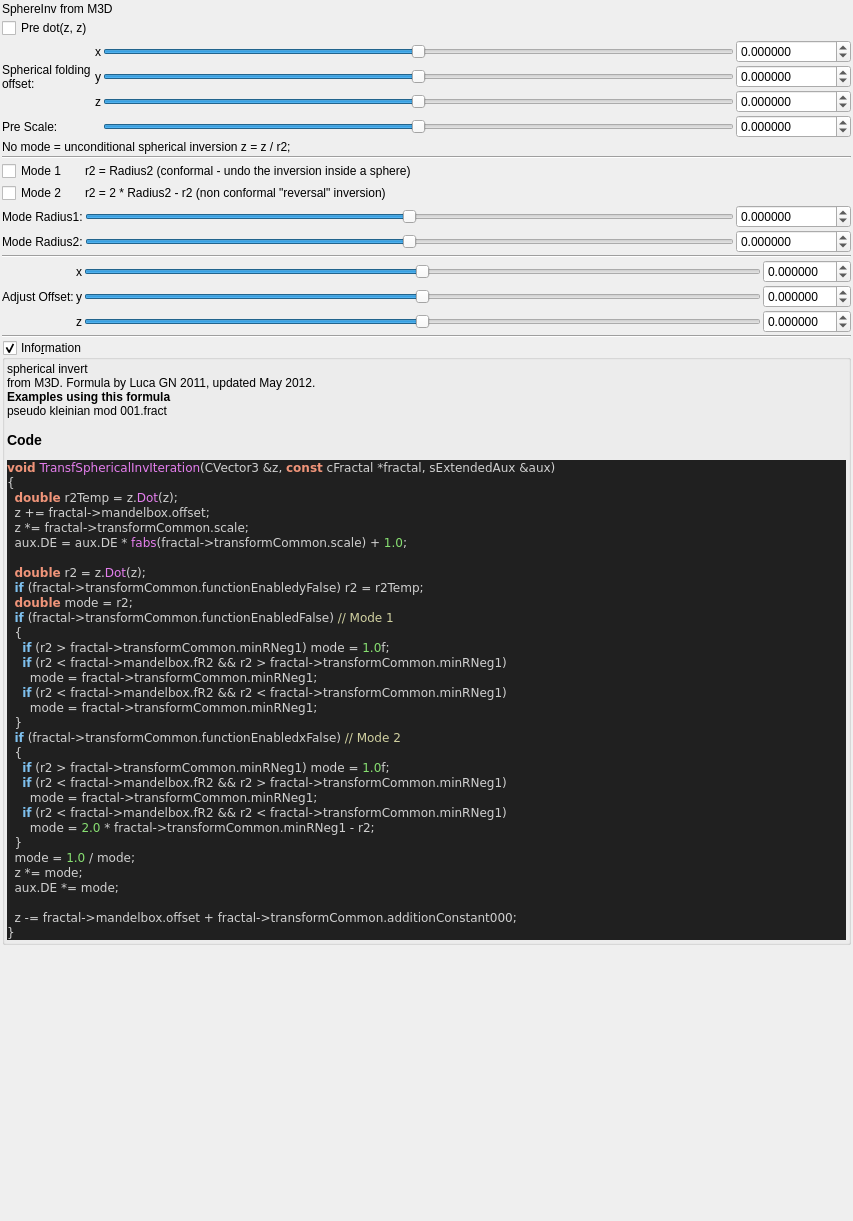
 <widget class="QWidget" name="Form">
  <property name="geometry">
   <rect>
    <x>0</x>
    <y>0</y>
    <width>853</width>
    <height>1221</height>
   </rect>
  </property>
  <property name="windowTitle">
   <string notr="true">transf_spherical_inv</string>
  </property>
  <layout class="QVBoxLayout" name="verticalLayout">
   <property name="spacing">
    <number>2</number>
   </property>
   <property name="leftMargin">
    <number>2</number>
   </property>
   <property name="topMargin">
    <number>2</number>
   </property>
   <property name="rightMargin">
    <number>2</number>
   </property>
   <property name="bottomMargin">
    <number>2</number>
   </property>
   <item>
    <widget class="QLabel" name="label_17">
     <property name="text">
      <string>SphereInv from M3D</string>
     </property>
    </widget>
   </item>
   <item>
    <layout class="QGridLayout" name="gridLayout_16">
     <property name="spacing">
      <number>2</number>
     </property>
     <item row="4" column="3">
      <widget class="MyDoubleSpinBox" name="spinbox3_mandelbox_offset_y">
       <property name="sizePolicy">
        <sizepolicy hsizetype="Minimum" vsizetype="Maximum">
         <horstretch>0</horstretch>
         <verstretch>0</verstretch>
        </sizepolicy>
       </property>
       <property name="prefix">
        <string/>
       </property>
       <property name="suffix">
        <string/>
       </property>
       <property name="decimals">
        <number>6</number>
       </property>
       <property name="minimum">
        <double>-100.000000000000000</double>
       </property>
       <property name="maximum">
        <double>100.000000000000000</double>
       </property>
       <property name="singleStep">
        <double>0.100000000000000</double>
       </property>
      </widget>
     </item>
     <item row="3" column="3">
      <widget class="MyDoubleSpinBox" name="spinbox3_mandelbox_offset_x">
       <property name="sizePolicy">
        <sizepolicy hsizetype="Minimum" vsizetype="Maximum">
         <horstretch>0</horstretch>
         <verstretch>0</verstretch>
        </sizepolicy>
       </property>
       <property name="prefix">
        <string/>
       </property>
       <property name="suffix">
        <string/>
       </property>
       <property name="decimals">
        <number>6</number>
       </property>
       <property name="minimum">
        <double>-100.000000000000000</double>
       </property>
       <property name="maximum">
        <double>100.000000000000000</double>
       </property>
       <property name="singleStep">
        <double>0.100000000000000</double>
       </property>
      </widget>
     </item>
     <item row="3" column="0" rowspan="3">
      <widget class="QLabel" name="label_15">
       <property name="text">
        <string>Spherical folding
offset:</string>
       </property>
      </widget>
     </item>
     <item row="5" column="2">
      <widget class="QSlider" name="slider3_mandelbox_offset_z">
       <property name="sizePolicy">
        <sizepolicy hsizetype="Expanding" vsizetype="Maximum">
         <horstretch>0</horstretch>
         <verstretch>0</verstretch>
        </sizepolicy>
       </property>
       <property name="minimum">
        <number>-5000000</number>
       </property>
       <property name="maximum">
        <number>5000000</number>
       </property>
       <property name="singleStep">
        <number>1</number>
       </property>
       <property name="orientation">
        <enum>Qt::Horizontal</enum>
       </property>
      </widget>
     </item>
     <item row="6" column="3">
      <widget class="MyDoubleSpinBox" name="spinbox_transf_scale">
       <property name="sizePolicy">
        <sizepolicy hsizetype="Minimum" vsizetype="Maximum">
         <horstretch>0</horstretch>
         <verstretch>0</verstretch>
        </sizepolicy>
       </property>
       <property name="prefix">
        <string/>
       </property>
       <property name="suffix">
        <string/>
       </property>
       <property name="decimals">
        <number>6</number>
       </property>
       <property name="minimum">
        <double>-100000.000000000000000</double>
       </property>
       <property name="maximum">
        <double>100000.000000000000000</double>
       </property>
       <property name="singleStep">
        <double>0.100000000000000</double>
       </property>
      </widget>
     </item>
     <item row="3" column="2">
      <widget class="QSlider" name="slider3_mandelbox_offset_x">
       <property name="sizePolicy">
        <sizepolicy hsizetype="Expanding" vsizetype="Maximum">
         <horstretch>0</horstretch>
         <verstretch>0</verstretch>
        </sizepolicy>
       </property>
       <property name="minimum">
        <number>-5000000</number>
       </property>
       <property name="maximum">
        <number>5000000</number>
       </property>
       <property name="singleStep">
        <number>1</number>
       </property>
       <property name="orientation">
        <enum>Qt::Horizontal</enum>
       </property>
      </widget>
     </item>
     <item row="5" column="1">
      <widget class="QLabel" name="label_117">
       <property name="sizePolicy">
        <sizepolicy hsizetype="Preferred" vsizetype="Preferred">
         <horstretch>0</horstretch>
         <verstretch>0</verstretch>
        </sizepolicy>
       </property>
       <property name="text">
        <string notr="true">z</string>
       </property>
       <property name="alignment">
        <set>Qt::AlignRight|Qt::AlignTrailing|Qt::AlignVCenter</set>
       </property>
      </widget>
     </item>
     <item row="4" column="1">
      <widget class="QLabel" name="label_116">
       <property name="sizePolicy">
        <sizepolicy hsizetype="Preferred" vsizetype="Preferred">
         <horstretch>0</horstretch>
         <verstretch>0</verstretch>
        </sizepolicy>
       </property>
       <property name="text">
        <string notr="true">y</string>
       </property>
       <property name="alignment">
        <set>Qt::AlignRight|Qt::AlignTrailing|Qt::AlignVCenter</set>
       </property>
      </widget>
     </item>
     <item row="3" column="1">
      <widget class="QLabel" name="label_115">
       <property name="sizePolicy">
        <sizepolicy hsizetype="Preferred" vsizetype="Preferred">
         <horstretch>0</horstretch>
         <verstretch>0</verstretch>
        </sizepolicy>
       </property>
       <property name="text">
        <string notr="true">x</string>
       </property>
       <property name="alignment">
        <set>Qt::AlignRight|Qt::AlignTrailing|Qt::AlignVCenter</set>
       </property>
      </widget>
     </item>
     <item row="6" column="0">
      <widget class="QLabel" name="label_18">
       <property name="text">
        <string>Pre Scale:</string>
       </property>
      </widget>
     </item>
     <item row="6" column="2">
      <widget class="QSlider" name="slider_transf_scale">
       <property name="sizePolicy">
        <sizepolicy hsizetype="Expanding" vsizetype="Maximum">
         <horstretch>0</horstretch>
         <verstretch>0</verstretch>
        </sizepolicy>
       </property>
       <property name="minimum">
        <number>-20000000</number>
       </property>
       <property name="maximum">
        <number>20000000</number>
       </property>
       <property name="value">
        <number>0</number>
       </property>
       <property name="sliderPosition">
        <number>0</number>
       </property>
       <property name="orientation">
        <enum>Qt::Horizontal</enum>
       </property>
      </widget>
     </item>
     <item row="4" column="2">
      <widget class="QSlider" name="slider3_mandelbox_offset_y">
       <property name="sizePolicy">
        <sizepolicy hsizetype="Expanding" vsizetype="Maximum">
         <horstretch>0</horstretch>
         <verstretch>0</verstretch>
        </sizepolicy>
       </property>
       <property name="minimum">
        <number>-5000000</number>
       </property>
       <property name="maximum">
        <number>5000000</number>
       </property>
       <property name="singleStep">
        <number>1</number>
       </property>
       <property name="orientation">
        <enum>Qt::Horizontal</enum>
       </property>
      </widget>
     </item>
     <item row="5" column="3">
      <widget class="MyDoubleSpinBox" name="spinbox3_mandelbox_offset_z">
       <property name="sizePolicy">
        <sizepolicy hsizetype="Minimum" vsizetype="Maximum">
         <horstretch>0</horstretch>
         <verstretch>0</verstretch>
        </sizepolicy>
       </property>
       <property name="prefix">
        <string/>
       </property>
       <property name="suffix">
        <string/>
       </property>
       <property name="decimals">
        <number>6</number>
       </property>
       <property name="minimum">
        <double>-100.000000000000000</double>
       </property>
       <property name="maximum">
        <double>100.000000000000000</double>
       </property>
       <property name="singleStep">
        <double>0.100000000000000</double>
       </property>
      </widget>
     </item>
     <item row="0" column="0">
      <widget class="QCheckBox" name="checkBox_transf_function_enabledy_false">
       <property name="text">
        <string>Pre dot(z, z)</string>
       </property>
      </widget>
     </item>
    </layout>
   </item>
   <item>
    <widget class="QLabel" name="label_19">
     <property name="text">
      <string>No mode = unconditional spherical inversion z = z / r2;</string>
     </property>
    </widget>
   </item>
   <item>
    <widget class="Line" name="line_23">
     <property name="orientation">
      <enum>Qt::Horizontal</enum>
     </property>
    </widget>
   </item>
   <item>
    <layout class="QGridLayout" name="gridLayout_2">
     <item row="1" column="1">
      <widget class="QLabel" name="label_48">
       <property name="text">
        <string>r2 = 2 * Radius2 - r2 (non conformal &quot;reversal&quot; inversion)</string>
       </property>
      </widget>
     </item>
     <item row="3" column="2">
      <widget class="MyDoubleSpinBox" name="spinbox_transf_minimum_radius_neg1">
       <property name="sizePolicy">
        <sizepolicy hsizetype="Minimum" vsizetype="Maximum">
         <horstretch>0</horstretch>
         <verstretch>0</verstretch>
        </sizepolicy>
       </property>
       <property name="prefix">
        <string/>
       </property>
       <property name="suffix">
        <string/>
       </property>
       <property name="decimals">
        <number>6</number>
       </property>
       <property name="minimum">
        <double>-100000.000000000000000</double>
       </property>
       <property name="maximum">
        <double>100000.000000000000000</double>
       </property>
       <property name="singleStep">
        <double>0.100000000000000</double>
       </property>
      </widget>
     </item>
     <item row="3" column="0">
      <widget class="QLabel" name="label_47">
       <property name="text">
        <string>Mode Radius2:</string>
       </property>
      </widget>
     </item>
     <item row="2" column="1">
      <widget class="QSlider" name="slider_mandelbox_folding_fixed_radius">
       <property name="sizePolicy">
        <sizepolicy hsizetype="Expanding" vsizetype="Maximum">
         <horstretch>0</horstretch>
         <verstretch>0</verstretch>
        </sizepolicy>
       </property>
       <property name="minimum">
        <number>-5000000</number>
       </property>
       <property name="maximum">
        <number>5000000</number>
       </property>
       <property name="value">
        <number>0</number>
       </property>
       <property name="sliderPosition">
        <number>0</number>
       </property>
       <property name="orientation">
        <enum>Qt::Horizontal</enum>
       </property>
      </widget>
     </item>
     <item row="2" column="2">
      <widget class="MyDoubleSpinBox" name="spinbox_mandelbox_folding_fixed_radius">
       <property name="sizePolicy">
        <sizepolicy hsizetype="Minimum" vsizetype="Maximum">
         <horstretch>0</horstretch>
         <verstretch>0</verstretch>
        </sizepolicy>
       </property>
       <property name="prefix">
        <string/>
       </property>
       <property name="suffix">
        <string/>
       </property>
       <property name="decimals">
        <number>6</number>
       </property>
       <property name="minimum">
        <double>-100000.000000000000000</double>
       </property>
       <property name="maximum">
        <double>100000.000000000000000</double>
       </property>
       <property name="singleStep">
        <double>0.100000000000000</double>
       </property>
      </widget>
     </item>
     <item row="3" column="1">
      <widget class="QSlider" name="slider_transf_minimum_radius_neg1">
       <property name="sizePolicy">
        <sizepolicy hsizetype="Expanding" vsizetype="Maximum">
         <horstretch>0</horstretch>
         <verstretch>0</verstretch>
        </sizepolicy>
       </property>
       <property name="minimum">
        <number>-5000000</number>
       </property>
       <property name="maximum">
        <number>5000000</number>
       </property>
       <property name="value">
        <number>0</number>
       </property>
       <property name="sliderPosition">
        <number>0</number>
       </property>
       <property name="orientation">
        <enum>Qt::Horizontal</enum>
       </property>
      </widget>
     </item>
     <item row="2" column="0">
      <widget class="QLabel" name="label_16">
       <property name="text">
        <string>Mode Radius1:</string>
       </property>
      </widget>
     </item>
     <item row="0" column="0">
      <widget class="QCheckBox" name="checkBox_transf_function_enabled_false">
       <property name="text">
        <string>Mode 1</string>
       </property>
      </widget>
     </item>
     <item row="0" column="1">
      <widget class="QLabel" name="label_20">
       <property name="text">
        <string>r2 = Radius2 (conformal - undo the inversion inside a sphere)</string>
       </property>
      </widget>
     </item>
     <item row="1" column="0">
      <widget class="QCheckBox" name="checkBox_transf_function_enabledx_false">
       <property name="text">
        <string>Mode 2</string>
       </property>
      </widget>
     </item>
     <item row="4" column="0" colspan="3">
      <widget class="Line" name="line_24">
       <property name="orientation">
        <enum>Qt::Horizontal</enum>
       </property>
      </widget>
     </item>
    </layout>
   </item>
   <item>
    <layout class="QGridLayout" name="gridLayout_34">
     <property name="spacing">
      <number>2</number>
     </property>
     <item row="1" column="0">
      <widget class="QLabel" name="label_256">
       <property name="text">
        <string>Adjust Offset:</string>
       </property>
      </widget>
     </item>
     <item row="0" column="1">
      <widget class="QLabel" name="label_121">
       <property name="text">
        <string notr="true">x</string>
       </property>
      </widget>
     </item>
     <item row="1" column="1">
      <widget class="QLabel" name="label_122">
       <property name="text">
        <string notr="true">y</string>
       </property>
      </widget>
     </item>
     <item row="2" column="1">
      <widget class="QLabel" name="label_123">
       <property name="text">
        <string notr="true">z</string>
       </property>
      </widget>
     </item>
     <item row="0" column="3">
      <widget class="MyDoubleSpinBox" name="spinbox3_transf_addition_constant_x">
       <property name="sizePolicy">
        <sizepolicy hsizetype="Minimum" vsizetype="Maximum">
         <horstretch>0</horstretch>
         <verstretch>0</verstretch>
        </sizepolicy>
       </property>
       <property name="prefix">
        <string/>
       </property>
       <property name="suffix">
        <string/>
       </property>
       <property name="decimals">
        <number>6</number>
       </property>
       <property name="minimum">
        <double>-99.989999999999995</double>
       </property>
       <property name="maximum">
        <double>99.989999999999995</double>
       </property>
       <property name="singleStep">
        <double>0.100000000000000</double>
       </property>
      </widget>
     </item>
     <item row="1" column="3">
      <widget class="MyDoubleSpinBox" name="spinbox3_transf_addition_constant_y">
       <property name="sizePolicy">
        <sizepolicy hsizetype="Minimum" vsizetype="Maximum">
         <horstretch>0</horstretch>
         <verstretch>0</verstretch>
        </sizepolicy>
       </property>
       <property name="prefix">
        <string/>
       </property>
       <property name="suffix">
        <string/>
       </property>
       <property name="decimals">
        <number>6</number>
       </property>
       <property name="minimum">
        <double>-99.989999999999995</double>
       </property>
       <property name="maximum">
        <double>99.989999999999995</double>
       </property>
       <property name="singleStep">
        <double>0.100000000000000</double>
       </property>
      </widget>
     </item>
     <item row="2" column="3">
      <widget class="MyDoubleSpinBox" name="spinbox3_transf_addition_constant_z">
       <property name="sizePolicy">
        <sizepolicy hsizetype="Minimum" vsizetype="Maximum">
         <horstretch>0</horstretch>
         <verstretch>0</verstretch>
        </sizepolicy>
       </property>
       <property name="prefix">
        <string/>
       </property>
       <property name="suffix">
        <string/>
       </property>
       <property name="decimals">
        <number>6</number>
       </property>
       <property name="minimum">
        <double>-99.989999999999995</double>
       </property>
       <property name="maximum">
        <double>99.989999999999995</double>
       </property>
       <property name="singleStep">
        <double>0.100000000000000</double>
       </property>
      </widget>
     </item>
     <item row="0" column="2">
      <widget class="QSlider" name="slider3_transf_addition_constant_x">
       <property name="sizePolicy">
        <sizepolicy hsizetype="Preferred" vsizetype="Preferred">
         <horstretch>0</horstretch>
         <verstretch>0</verstretch>
        </sizepolicy>
       </property>
       <property name="minimum">
        <number>-5000000</number>
       </property>
       <property name="maximum">
        <number>5000000</number>
       </property>
       <property name="singleStep">
        <number>1</number>
       </property>
       <property name="orientation">
        <enum>Qt::Horizontal</enum>
       </property>
      </widget>
     </item>
     <item row="1" column="2">
      <widget class="QSlider" name="slider3_transf_addition_constant_y">
       <property name="sizePolicy">
        <sizepolicy hsizetype="Expanding" vsizetype="Maximum">
         <horstretch>0</horstretch>
         <verstretch>0</verstretch>
        </sizepolicy>
       </property>
       <property name="minimum">
        <number>-5000000</number>
       </property>
       <property name="maximum">
        <number>5000000</number>
       </property>
       <property name="singleStep">
        <number>1</number>
       </property>
       <property name="orientation">
        <enum>Qt::Horizontal</enum>
       </property>
      </widget>
     </item>
     <item row="2" column="2">
      <widget class="QSlider" name="slider3_transf_addition_constant_z">
       <property name="sizePolicy">
        <sizepolicy hsizetype="Expanding" vsizetype="Maximum">
         <horstretch>0</horstretch>
         <verstretch>0</verstretch>
        </sizepolicy>
       </property>
       <property name="minimum">
        <number>-5000000</number>
       </property>
       <property name="maximum">
        <number>5000000</number>
       </property>
       <property name="singleStep">
        <number>1</number>
       </property>
       <property name="orientation">
        <enum>Qt::Horizontal</enum>
       </property>
      </widget>
     </item>
     <item row="3" column="0" colspan="4">
      <widget class="Line" name="line_22">
       <property name="orientation">
        <enum>Qt::Horizontal</enum>
       </property>
      </widget>
     </item>
    </layout>
   </item>
   <item>
    <widget class="MyGroupBox" name="groupCheck_info">
     <property name="title">
      <string>Info&amp;rmation</string>
     </property>
     <property name="flat">
      <bool>false</bool>
     </property>
     <property name="checkable">
      <bool>true</bool>
     </property>
     <layout class="QVBoxLayout" name="verticalLayout_2">
      <property name="spacing">
       <number>2</number>
      </property>
      <property name="leftMargin">
       <number>2</number>
      </property>
      <property name="topMargin">
       <number>2</number>
      </property>
      <property name="rightMargin">
       <number>2</number>
      </property>
      <property name="bottomMargin">
       <number>2</number>
      </property>
      <item>
       <widget class="QLabel" name="label_code_content">
        <property name="text">
         <string notr="true">&lt;p&gt;spherical invert&lt;br&gt;from M3D. Formula by Luca GN 2011, updated May 2012.&lt;/p&gt;&lt;table&gt;
&lt;/table&gt;
&lt;br&gt;&lt;b&gt;Examples using this formula&lt;/b&gt;&lt;br&gt;pseudo kleinian mod 001.fract&lt;h3&gt;Code&lt;/h3&gt;
&lt;body style=&quot;background-color:#202020&quot;&gt;
&lt;pre style=&quot;color:#d0d0d0; background-color:#202020;  font-family:'Courier New',monospace;&quot;&gt;&lt;span style=&quot;color:#f09479; font-weight:bold&quot;&gt;void&lt;/span&gt; &lt;span style=&quot;color:#e47eed&quot;&gt;TransfSphericalInvIteration&lt;/span&gt;&lt;span style=&quot;color:#d0d0d0&quot;&gt;(&lt;/span&gt;CVector3 &lt;span style=&quot;color:#d0d0d0&quot;&gt;&amp;amp;&lt;/span&gt;z&lt;span style=&quot;color:#d0d0d0&quot;&gt;,&lt;/span&gt; &lt;span style=&quot;color:#f09479; font-weight:bold&quot;&gt;const&lt;/span&gt; cFractal &lt;span style=&quot;color:#d0d0d0&quot;&gt;*&lt;/span&gt;fractal&lt;span style=&quot;color:#d0d0d0&quot;&gt;,&lt;/span&gt; sExtendedAux &lt;span style=&quot;color:#d0d0d0&quot;&gt;&amp;amp;&lt;/span&gt;aux&lt;span style=&quot;color:#d0d0d0&quot;&gt;)&lt;/span&gt;
&lt;span style=&quot;color:#d0d0d0&quot;&gt;{&lt;/span&gt;
  &lt;span style=&quot;color:#f09479; font-weight:bold&quot;&gt;double&lt;/span&gt; r2Temp &lt;span style=&quot;color:#d0d0d0&quot;&gt;=&lt;/span&gt; z&lt;span style=&quot;color:#d0d0d0&quot;&gt;.&lt;/span&gt;&lt;span style=&quot;color:#e47eed&quot;&gt;Dot&lt;/span&gt;&lt;span style=&quot;color:#d0d0d0&quot;&gt;(&lt;/span&gt;z&lt;span style=&quot;color:#d0d0d0&quot;&gt;);&lt;/span&gt;
  z &lt;span style=&quot;color:#d0d0d0&quot;&gt;+=&lt;/span&gt; fractal&lt;span style=&quot;color:#d0d0d0&quot;&gt;-&amp;gt;&lt;/span&gt;mandelbox&lt;span style=&quot;color:#d0d0d0&quot;&gt;.&lt;/span&gt;offset&lt;span style=&quot;color:#d0d0d0&quot;&gt;;&lt;/span&gt;
  z &lt;span style=&quot;color:#d0d0d0&quot;&gt;*=&lt;/span&gt; fractal&lt;span style=&quot;color:#d0d0d0&quot;&gt;-&amp;gt;&lt;/span&gt;transformCommon&lt;span style=&quot;color:#d0d0d0&quot;&gt;.&lt;/span&gt;scale&lt;span style=&quot;color:#d0d0d0&quot;&gt;;&lt;/span&gt;
  aux&lt;span style=&quot;color:#d0d0d0&quot;&gt;.&lt;/span&gt;DE &lt;span style=&quot;color:#d0d0d0&quot;&gt;=&lt;/span&gt; aux&lt;span style=&quot;color:#d0d0d0&quot;&gt;.&lt;/span&gt;DE &lt;span style=&quot;color:#d0d0d0&quot;&gt;*&lt;/span&gt; &lt;span style=&quot;color:#e47eed&quot;&gt;fabs&lt;/span&gt;&lt;span style=&quot;color:#d0d0d0&quot;&gt;(&lt;/span&gt;fractal&lt;span style=&quot;color:#d0d0d0&quot;&gt;-&amp;gt;&lt;/span&gt;transformCommon&lt;span style=&quot;color:#d0d0d0&quot;&gt;.&lt;/span&gt;scale&lt;span style=&quot;color:#d0d0d0&quot;&gt;) +&lt;/span&gt; &lt;span style=&quot;color:#87df71&quot;&gt;1.0&lt;/span&gt;&lt;span style=&quot;color:#d0d0d0&quot;&gt;;&lt;/span&gt;

  &lt;span style=&quot;color:#f09479; font-weight:bold&quot;&gt;double&lt;/span&gt; r2 &lt;span style=&quot;color:#d0d0d0&quot;&gt;=&lt;/span&gt; z&lt;span style=&quot;color:#d0d0d0&quot;&gt;.&lt;/span&gt;&lt;span style=&quot;color:#e47eed&quot;&gt;Dot&lt;/span&gt;&lt;span style=&quot;color:#d0d0d0&quot;&gt;(&lt;/span&gt;z&lt;span style=&quot;color:#d0d0d0&quot;&gt;);&lt;/span&gt;
  &lt;span style=&quot;color:#7ec0ee; font-weight:bold&quot;&gt;if&lt;/span&gt; &lt;span style=&quot;color:#d0d0d0&quot;&gt;(&lt;/span&gt;fractal&lt;span style=&quot;color:#d0d0d0&quot;&gt;-&amp;gt;&lt;/span&gt;transformCommon&lt;span style=&quot;color:#d0d0d0&quot;&gt;.&lt;/span&gt;functionEnabledyFalse&lt;span style=&quot;color:#d0d0d0&quot;&gt;)&lt;/span&gt; r2 &lt;span style=&quot;color:#d0d0d0&quot;&gt;=&lt;/span&gt; r2Temp&lt;span style=&quot;color:#d0d0d0&quot;&gt;;&lt;/span&gt;
  &lt;span style=&quot;color:#f09479; font-weight:bold&quot;&gt;double&lt;/span&gt; mode &lt;span style=&quot;color:#d0d0d0&quot;&gt;=&lt;/span&gt; r2&lt;span style=&quot;color:#d0d0d0&quot;&gt;;&lt;/span&gt;
  &lt;span style=&quot;color:#7ec0ee; font-weight:bold&quot;&gt;if&lt;/span&gt; &lt;span style=&quot;color:#d0d0d0&quot;&gt;(&lt;/span&gt;fractal&lt;span style=&quot;color:#d0d0d0&quot;&gt;-&amp;gt;&lt;/span&gt;transformCommon&lt;span style=&quot;color:#d0d0d0&quot;&gt;.&lt;/span&gt;functionEnabledFalse&lt;span style=&quot;color:#d0d0d0&quot;&gt;)&lt;/span&gt; &lt;span style=&quot;color:#d0d0a0&quot;&gt;// Mode 1&lt;/span&gt;
  &lt;span style=&quot;color:#d0d0d0&quot;&gt;{&lt;/span&gt;
    &lt;span style=&quot;color:#7ec0ee; font-weight:bold&quot;&gt;if&lt;/span&gt; &lt;span style=&quot;color:#d0d0d0&quot;&gt;(&lt;/span&gt;r2 &lt;span style=&quot;color:#d0d0d0&quot;&gt;&amp;gt;&lt;/span&gt; fractal&lt;span style=&quot;color:#d0d0d0&quot;&gt;-&amp;gt;&lt;/span&gt;transformCommon&lt;span style=&quot;color:#d0d0d0&quot;&gt;.&lt;/span&gt;minRNeg1&lt;span style=&quot;color:#d0d0d0&quot;&gt;)&lt;/span&gt; mode &lt;span style=&quot;color:#d0d0d0&quot;&gt;=&lt;/span&gt; &lt;span style=&quot;color:#87df71&quot;&gt;1.0&lt;/span&gt;f&lt;span style=&quot;color:#d0d0d0&quot;&gt;;&lt;/span&gt;
    &lt;span style=&quot;color:#7ec0ee; font-weight:bold&quot;&gt;if&lt;/span&gt; &lt;span style=&quot;color:#d0d0d0&quot;&gt;(&lt;/span&gt;r2 &lt;span style=&quot;color:#d0d0d0&quot;&gt;&amp;lt;&lt;/span&gt; fractal&lt;span style=&quot;color:#d0d0d0&quot;&gt;-&amp;gt;&lt;/span&gt;mandelbox&lt;span style=&quot;color:#d0d0d0&quot;&gt;.&lt;/span&gt;fR2 &lt;span style=&quot;color:#d0d0d0&quot;&gt;&amp;amp;&amp;amp;&lt;/span&gt; r2 &lt;span style=&quot;color:#d0d0d0&quot;&gt;&amp;gt;&lt;/span&gt; fractal&lt;span style=&quot;color:#d0d0d0&quot;&gt;-&amp;gt;&lt;/span&gt;transformCommon&lt;span style=&quot;color:#d0d0d0&quot;&gt;.&lt;/span&gt;minRNeg1&lt;span style=&quot;color:#d0d0d0&quot;&gt;)&lt;/span&gt;
      mode &lt;span style=&quot;color:#d0d0d0&quot;&gt;=&lt;/span&gt; fractal&lt;span style=&quot;color:#d0d0d0&quot;&gt;-&amp;gt;&lt;/span&gt;transformCommon&lt;span style=&quot;color:#d0d0d0&quot;&gt;.&lt;/span&gt;minRNeg1&lt;span style=&quot;color:#d0d0d0&quot;&gt;;&lt;/span&gt;
    &lt;span style=&quot;color:#7ec0ee; font-weight:bold&quot;&gt;if&lt;/span&gt; &lt;span style=&quot;color:#d0d0d0&quot;&gt;(&lt;/span&gt;r2 &lt;span style=&quot;color:#d0d0d0&quot;&gt;&amp;lt;&lt;/span&gt; fractal&lt;span style=&quot;color:#d0d0d0&quot;&gt;-&amp;gt;&lt;/span&gt;mandelbox&lt;span style=&quot;color:#d0d0d0&quot;&gt;.&lt;/span&gt;fR2 &lt;span style=&quot;color:#d0d0d0&quot;&gt;&amp;amp;&amp;amp;&lt;/span&gt; r2 &lt;span style=&quot;color:#d0d0d0&quot;&gt;&amp;lt;&lt;/span&gt; fractal&lt;span style=&quot;color:#d0d0d0&quot;&gt;-&amp;gt;&lt;/span&gt;transformCommon&lt;span style=&quot;color:#d0d0d0&quot;&gt;.&lt;/span&gt;minRNeg1&lt;span style=&quot;color:#d0d0d0&quot;&gt;)&lt;/span&gt;
      mode &lt;span style=&quot;color:#d0d0d0&quot;&gt;=&lt;/span&gt; fractal&lt;span style=&quot;color:#d0d0d0&quot;&gt;-&amp;gt;&lt;/span&gt;transformCommon&lt;span style=&quot;color:#d0d0d0&quot;&gt;.&lt;/span&gt;minRNeg1&lt;span style=&quot;color:#d0d0d0&quot;&gt;;&lt;/span&gt;
  &lt;span style=&quot;color:#d0d0d0&quot;&gt;}&lt;/span&gt;
  &lt;span style=&quot;color:#7ec0ee; font-weight:bold&quot;&gt;if&lt;/span&gt; &lt;span style=&quot;color:#d0d0d0&quot;&gt;(&lt;/span&gt;fractal&lt;span style=&quot;color:#d0d0d0&quot;&gt;-&amp;gt;&lt;/span&gt;transformCommon&lt;span style=&quot;color:#d0d0d0&quot;&gt;.&lt;/span&gt;functionEnabledxFalse&lt;span style=&quot;color:#d0d0d0&quot;&gt;)&lt;/span&gt; &lt;span style=&quot;color:#d0d0a0&quot;&gt;// Mode 2&lt;/span&gt;
  &lt;span style=&quot;color:#d0d0d0&quot;&gt;{&lt;/span&gt;
    &lt;span style=&quot;color:#7ec0ee; font-weight:bold&quot;&gt;if&lt;/span&gt; &lt;span style=&quot;color:#d0d0d0&quot;&gt;(&lt;/span&gt;r2 &lt;span style=&quot;color:#d0d0d0&quot;&gt;&amp;gt;&lt;/span&gt; fractal&lt;span style=&quot;color:#d0d0d0&quot;&gt;-&amp;gt;&lt;/span&gt;transformCommon&lt;span style=&quot;color:#d0d0d0&quot;&gt;.&lt;/span&gt;minRNeg1&lt;span style=&quot;color:#d0d0d0&quot;&gt;)&lt;/span&gt; mode &lt;span style=&quot;color:#d0d0d0&quot;&gt;=&lt;/span&gt; &lt;span style=&quot;color:#87df71&quot;&gt;1.0&lt;/span&gt;f&lt;span style=&quot;color:#d0d0d0&quot;&gt;;&lt;/span&gt;
    &lt;span style=&quot;color:#7ec0ee; font-weight:bold&quot;&gt;if&lt;/span&gt; &lt;span style=&quot;color:#d0d0d0&quot;&gt;(&lt;/span&gt;r2 &lt;span style=&quot;color:#d0d0d0&quot;&gt;&amp;lt;&lt;/span&gt; fractal&lt;span style=&quot;color:#d0d0d0&quot;&gt;-&amp;gt;&lt;/span&gt;mandelbox&lt;span style=&quot;color:#d0d0d0&quot;&gt;.&lt;/span&gt;fR2 &lt;span style=&quot;color:#d0d0d0&quot;&gt;&amp;amp;&amp;amp;&lt;/span&gt; r2 &lt;span style=&quot;color:#d0d0d0&quot;&gt;&amp;gt;&lt;/span&gt; fractal&lt;span style=&quot;color:#d0d0d0&quot;&gt;-&amp;gt;&lt;/span&gt;transformCommon&lt;span style=&quot;color:#d0d0d0&quot;&gt;.&lt;/span&gt;minRNeg1&lt;span style=&quot;color:#d0d0d0&quot;&gt;)&lt;/span&gt;
      mode &lt;span style=&quot;color:#d0d0d0&quot;&gt;=&lt;/span&gt; fractal&lt;span style=&quot;color:#d0d0d0&quot;&gt;-&amp;gt;&lt;/span&gt;transformCommon&lt;span style=&quot;color:#d0d0d0&quot;&gt;.&lt;/span&gt;minRNeg1&lt;span style=&quot;color:#d0d0d0&quot;&gt;;&lt;/span&gt;
    &lt;span style=&quot;color:#7ec0ee; font-weight:bold&quot;&gt;if&lt;/span&gt; &lt;span style=&quot;color:#d0d0d0&quot;&gt;(&lt;/span&gt;r2 &lt;span style=&quot;color:#d0d0d0&quot;&gt;&amp;lt;&lt;/span&gt; fractal&lt;span style=&quot;color:#d0d0d0&quot;&gt;-&amp;gt;&lt;/span&gt;mandelbox&lt;span style=&quot;color:#d0d0d0&quot;&gt;.&lt;/span&gt;fR2 &lt;span style=&quot;color:#d0d0d0&quot;&gt;&amp;amp;&amp;amp;&lt;/span&gt; r2 &lt;span style=&quot;color:#d0d0d0&quot;&gt;&amp;lt;&lt;/span&gt; fractal&lt;span style=&quot;color:#d0d0d0&quot;&gt;-&amp;gt;&lt;/span&gt;transformCommon&lt;span style=&quot;color:#d0d0d0&quot;&gt;.&lt;/span&gt;minRNeg1&lt;span style=&quot;color:#d0d0d0&quot;&gt;)&lt;/span&gt;
      mode &lt;span style=&quot;color:#d0d0d0&quot;&gt;=&lt;/span&gt; &lt;span style=&quot;color:#87df71&quot;&gt;2.0&lt;/span&gt; &lt;span style=&quot;color:#d0d0d0&quot;&gt;*&lt;/span&gt; fractal&lt;span style=&quot;color:#d0d0d0&quot;&gt;-&amp;gt;&lt;/span&gt;transformCommon&lt;span style=&quot;color:#d0d0d0&quot;&gt;.&lt;/span&gt;minRNeg1 &lt;span style=&quot;color:#d0d0d0&quot;&gt;-&lt;/span&gt; r2&lt;span style=&quot;color:#d0d0d0&quot;&gt;;&lt;/span&gt;
  &lt;span style=&quot;color:#d0d0d0&quot;&gt;}&lt;/span&gt;
  mode &lt;span style=&quot;color:#d0d0d0&quot;&gt;=&lt;/span&gt; &lt;span style=&quot;color:#87df71&quot;&gt;1.0&lt;/span&gt; &lt;span style=&quot;color:#d0d0d0&quot;&gt;/&lt;/span&gt; mode&lt;span style=&quot;color:#d0d0d0&quot;&gt;;&lt;/span&gt;
  z &lt;span style=&quot;color:#d0d0d0&quot;&gt;*=&lt;/span&gt; mode&lt;span style=&quot;color:#d0d0d0&quot;&gt;;&lt;/span&gt;
  aux&lt;span style=&quot;color:#d0d0d0&quot;&gt;.&lt;/span&gt;DE &lt;span style=&quot;color:#d0d0d0&quot;&gt;*=&lt;/span&gt; mode&lt;span style=&quot;color:#d0d0d0&quot;&gt;;&lt;/span&gt;

  z &lt;span style=&quot;color:#d0d0d0&quot;&gt;-=&lt;/span&gt; fractal&lt;span style=&quot;color:#d0d0d0&quot;&gt;-&amp;gt;&lt;/span&gt;mandelbox&lt;span style=&quot;color:#d0d0d0&quot;&gt;.&lt;/span&gt;offset &lt;span style=&quot;color:#d0d0d0&quot;&gt;+&lt;/span&gt; fractal&lt;span style=&quot;color:#d0d0d0&quot;&gt;-&amp;gt;&lt;/span&gt;transformCommon&lt;span style=&quot;color:#d0d0d0&quot;&gt;.&lt;/span&gt;additionConstant000&lt;span style=&quot;color:#d0d0d0&quot;&gt;;&lt;/span&gt;
&lt;span style=&quot;color:#d0d0d0&quot;&gt;}&lt;/span&gt;
&lt;/pre&gt;
&lt;/body&gt;</string>
        </property>
        <property name="wordWrap">
         <bool>true</bool>
        </property>
        <property name="openExternalLinks">
         <bool>true</bool>
        </property>
        <property name="textInteractionFlags">
         <set>Qt::LinksAccessibleByMouse|Qt::TextSelectableByMouse</set>
        </property>
       </widget>
      </item>
     </layout>
    </widget>
   </item>
   <item>
    <spacer name="verticalSpacer">
     <property name="orientation">
      <enum>Qt::Vertical</enum>
     </property>
     <property name="sizeHint" stdset="0">
      <size>
       <width>20</width>
       <height>40</height>
      </size>
     </property>
    </spacer>
   </item>
  </layout>
 </widget>
